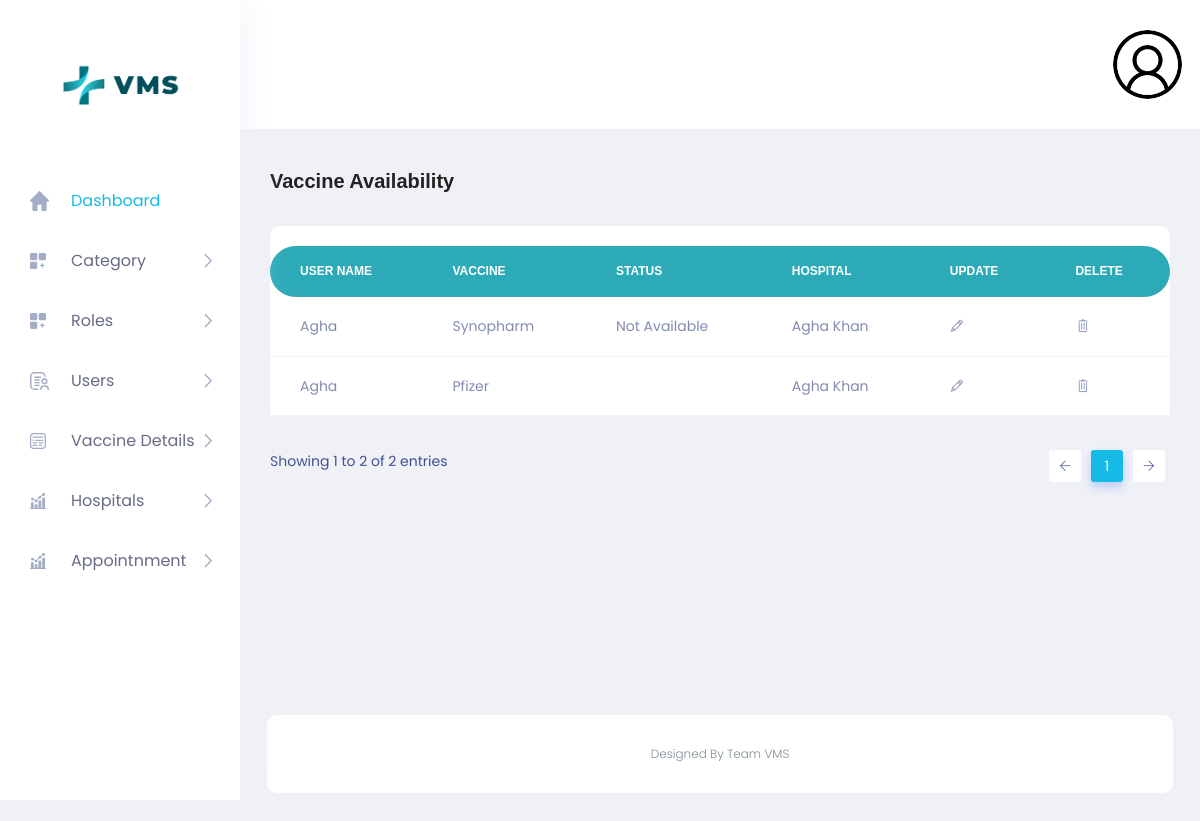
The app's page /ADMIN/vacc_availability_show.php (signed in) with its own data.
### tables this page shows
CREATE TABLE `vaccine_availability` (
  `ID` int(11) NOT NULL,
  `USER_ID_FK` int(11) NOT NULL,
  `VACCINE_ID_FK` int(11) NOT NULL,
  `STATUS` varchar(30) NOT NULL,
  `HOSPITAL` varchar(30) NOT NULL
);

CREATE TABLE `users` (
  `ID` int(11) NOT NULL,
  `ROLE_ID_FK` int(11) NOT NULL,
  `USERNAME` varchar(30) NOT NULL,
  `PASSWORD` varchar(40) NOT NULL,
  `CONTACT` varchar(40) NOT NULL,
  `USER_IMAGE` varchar(50) NOT NULL
);

CREATE TABLE `vaccine_detail` (
  `ID` int(11) NOT NULL,
  `CAT_ID_FK` int(11) NOT NULL,
  `VACCINE_NAME` varchar(40) NOT NULL,
  `DOSAGE` varchar(40) NOT NULL
);

### ADMIN/vacc_availability_show.php (the view, shortened to what this page needs)
<?php
include ('header.php');
include('connection.php');
$q="SELECT users.USERNAME,vaccine_detail.VACCINE_NAME,vaccine_availability.STATUS,vaccine_availability.HOSPITAL
FROM `vaccine_availability` join users on users.ID=vaccine_availability.USER_ID_FK
join vaccine_detail on vaccine_detail.ID=vaccine_availability.VACCINE_ID_FK";
$res=mysqli_query($con,$q);
$query="select * from vaccine_availability";
$res1=mysqli_query($con,$query);
$data1=mysqli_fetch_assoc($res1);
?>
<div class="main_content_iner ">
<div class="container-fluid p-0">
<div class="row justify-content-center">
<div class="col-12">
<div class="QA_section">
<div class="white_box_tittle list_header">
<h4>Vaccine Availability</h4>
<div class="box_right d-flex lms_block">
<div class="serach_field_2">
</div>
</div>
</div>
<div class="QA_table mb_30">
<table class="table lms_table_active">
<thead>
<tr>
<th scope="col">USER NAME</th>
<th scope="col">VACCINE</th>
<th scope="col">STATUS</th>
<th scope="col">HOSPITAL</th>
<th scope="col">UPDATE</th>
<th scope="col">DELETE</th>
</tr>
</thead>
<tbody>
<?php while($data=mysqli_fetch_assoc($res)) { ?>
<tr>
<td><?php echo $data['USERNAME']?></td>
<td><?php echo $data['VACCINE_NAME']?></td>
<td><?php echo $data['STATUS']?></td>
<td><?php echo $data['HOSPITAL']?></td>
<td><a href="vacc_availability_update_form.php?id=<?php echo $data1['ID']?>"><i class="ti-pencil"></i></a></td>
<td><a href="vacc_availability_delete.php?id=<?php echo $data1['ID']?>"><i class="ti-trash"></i></a></td>
</tr>
<?php } ?>
</tbody>
</table>
</div>
</div>
</div>
</div>
</div>
</div>
<?php include ('footer.php'); ?>

### records on screen
vaccine_availability: users.USERNAME "Agha", VACCINE_ID_FK.VACCINE_NAME "Synopharm", STATUS "Not Available", HOSPITAL "Agha Khan"
vaccine_availability: users.USERNAME "Agha", VACCINE_ID_FK.VACCINE_NAME "Pfizer", HOSPITAL "Agha Khan"
